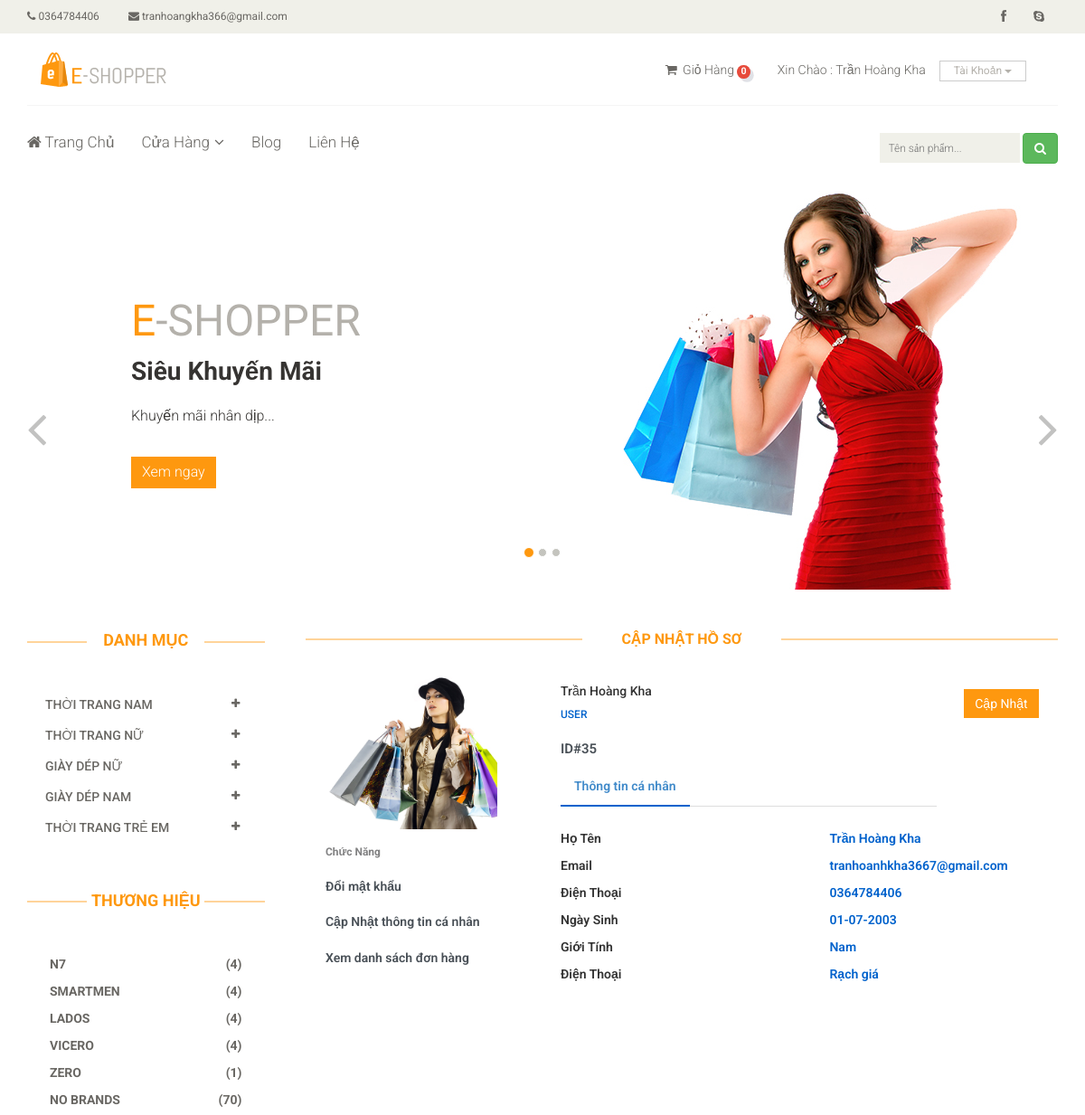
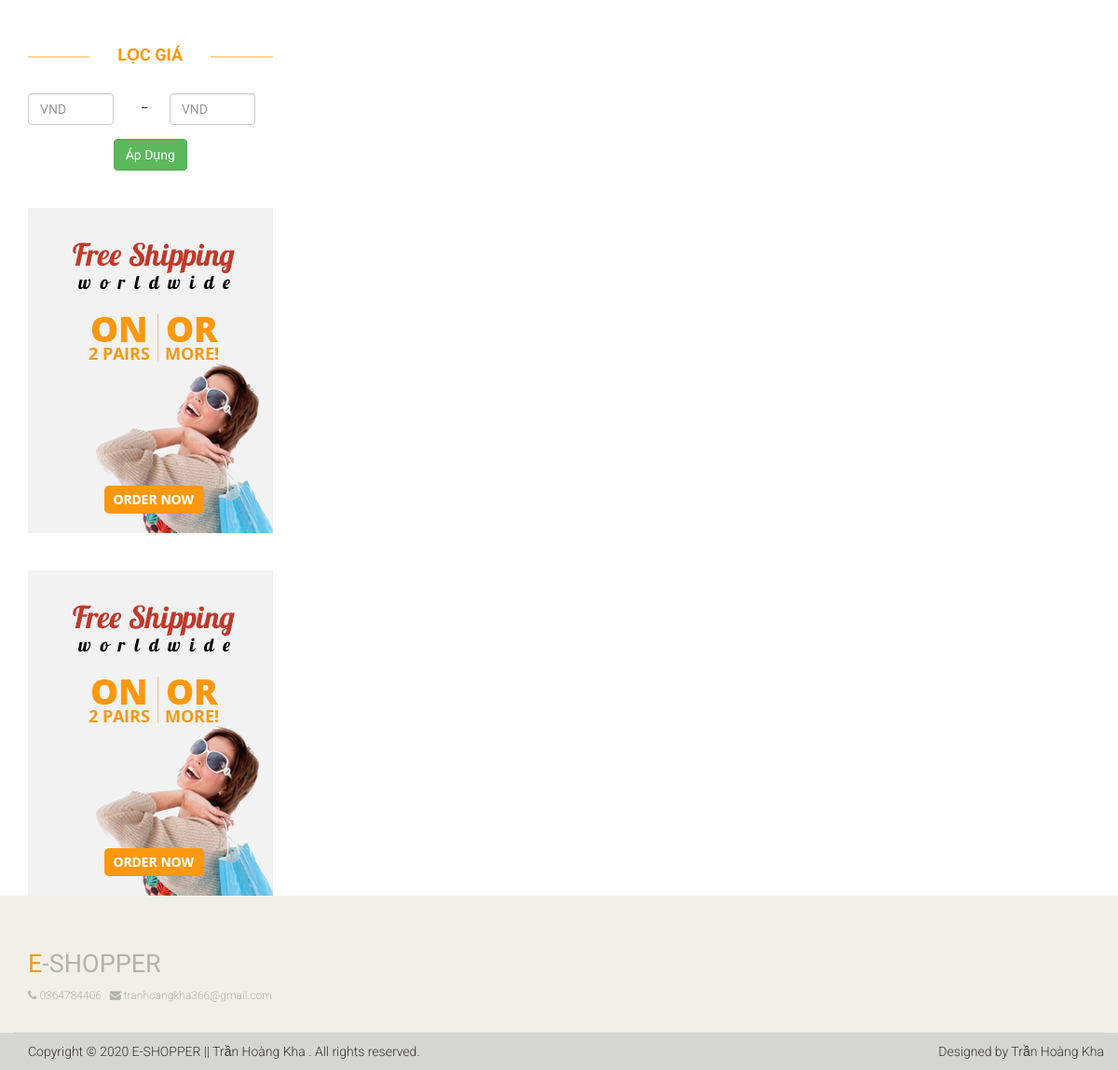
The app's page /profile.php (signed in) with its own data (2 pictures, top to bottom).
### tables this page shows
CREATE TABLE `lienhe` (
  `id` int(11) NOT NULL,
  `DienThoai` varchar(12) NOT NULL,
  `Email` varchar(100) NOT NULL,
  `LinkFace` varchar(50) NOT NULL,
  `DiaChi` varchar(100) NOT NULL,
  `KinhDo` varchar(15) NOT NULL,
  `ViDo` varchar(15) NOT NULL
);

CREATE TABLE `banner` (
  `id` int(11) NOT NULL,
  `TieuDe` varchar(100) NOT NULL,
  `NoiDung` varchar(300) NOT NULL,
  `AnhBanner` varchar(20) NOT NULL,
  `HienThi` tinyint(4) NOT NULL DEFAULT 0,
  `Created_at` timestamp NOT NULL DEFAULT current_timestamp(),
  `Update_at` timestamp NOT NULL DEFAULT current_timestamp() ON UPDATE current_timestamp()
);

CREATE TABLE `danh_muc_cha` (
  `id` int(11) NOT NULL,
  `SoTT` tinyint(4) NOT NULL,
  `TenDMC` varchar(50) NOT NULL,
  `Created_at` timestamp NOT NULL DEFAULT current_timestamp()
);

CREATE TABLE `san_pham` (
  `id` int(11) NOT NULL,
  `TenSP` varchar(50) NOT NULL,
  `GiaSP` int(11) NOT NULL,
  `GiamGia` tinyint(4) DEFAULT 0,
  `AnhSP` varchar(20) NOT NULL,
  `id_DanhMuc` int(11) NOT NULL,
  `id_ThuongHieu` int(11) NOT NULL,
  `MoTa` text DEFAULT NULL,
  `LanBan` int(11) DEFAULT 0,
  `Created_by` int(11) NOT NULL,
  `Update_by` int(11) NOT NULL,
  `Created_at` timestamp NOT NULL DEFAULT current_timestamp(),
  `Update_at` timestamp NOT NULL DEFAULT current_timestamp() ON UPDATE current_timestamp()
);

CREATE TABLE `thuong_hieu` (
  `id` int(11) NOT NULL,
  `SoTT` tinyint(4) NOT NULL,
  `TenTH` varchar(30) NOT NULL,
  `HienThi` tinyint(4) NOT NULL DEFAULT 0,
  `Created_at` timestamp NOT NULL DEFAULT current_timestamp(),
  `Update_at` timestamp NOT NULL DEFAULT current_timestamp() ON UPDATE current_timestamp()
);

CREATE TABLE `adver` (
  `id` int(11) NOT NULL,
  `AnhAdver` varchar(20) NOT NULL,
  `DuongDan` varchar(200) NOT NULL,
  `HienThi` tinyint(4) NOT NULL DEFAULT 0,
  `Update_at` timestamp NOT NULL DEFAULT current_timestamp() ON UPDATE current_timestamp()
);

CREATE TABLE `users` (
  `id` int(11) NOT NULL,
  `HoTen` varchar(50) NOT NULL,
  `Email` varchar(100) NOT NULL,
  `DienThoai` varchar(12) NOT NULL,
  `DiaChi` varchar(100) NOT NULL,
  `MatKhau` char(60) NOT NULL,
  `NgaySinh` date NOT NULL,
  `GioiTinh` varchar(3) NOT NULL,
  `TrangThai` tinyint(4) DEFAULT 1,
  `Created_at` timestamp NOT NULL DEFAULT current_timestamp(),
  `Update_at` timestamp NOT NULL DEFAULT current_timestamp() ON UPDATE current_timestamp()
);

### profile.php (the view, shortened to what the rows shown need)
<?php
    require_once __DIR__. "/autoload/autoload.php";
    $users_id = intval($_SESSION['name_id']);
    if(isset($_SESSION['name_id']))
  	{
      $sql="SELECT * FROM users WHERE id = $users_id  ORDER BY ID DESC";
      $users =$db -> fetchsql($sql);
    }
    else
    {
      header("location: index.php");
    }
?>
<?php require_once __DIR__. "/layouts/header.php";  ?>
<?php require_once __DIR__. "/layouts/nav.php";  ?>
<div class="col-sm-9 padding-right">
    <h2 class="title text-center">Cập Nhật Hồ Sơ</h2>
      <div class="row">
         <?php foreach($users as $value): ?>
         <div class="col-md-6">
            <div class="profile-head">
               <h5 class="name-user">
                  <?php echo $value['HoTen'] ?>
               </h5>
               <h6>
                  USER
               </h6>
               <p class="proile-rating"><span>ID#<?php echo $value['id'] ?></span></p>
               <ul class="nav nav-tabs" id="myTab" role="tablist">
                  <li class="nav-item">
                     <a class="nav-link active" id="home-tab" data-toggle="tab" href="#home" role="tab" aria-controls="home" aria-selected="true">Thông tin cá nhân</a>
                  </li>
               </ul>
            </div>
         </div>
         <div class="col-md-2">
            <a href="update-profile.php?id=<?php echo $value['id'] ?>" class="btn btn-primary">Cập Nhật</a>
         </div>
      </div>
      <div class="row">
         <div class="col-md-4">
            <div class="profile-work">
              <p><b>Chức Năng</b></p>
              <p> <a href="doi-mat-khau.php?id=<?php echo $_SESSION['name_id'] ?>">Đổi mật khẩu</a></p>
              <p><a href="update-profile.php?id=<?php echo $value['id'] ?>">Cập Nhật thông tin cá nhân</a></p>
              <p><a href="don-hang.php?id=<?php echo $_SESSION['name_id'] ?>">Xem danh sách đơn hàng</a></p>
            </div>
         </div>
         <div class="col-md-8">
            <div class="tab-content profile-tab" id="myTabContent">
               <div>
                  <div class="row">
                     <div class="col-md-6">
                        <label>Họ Tên</label>
                     </div>
                     <div class="col-md-6">
                        <p class="name-user"><?php echo $value['HoTen'] ?></p>
                     </div>
                  </div>
                  <div class="row">
                     <div class="col-md-6">
                        <label>Email</label>
                     </div>
                     <div class="col-md-6">
                        <p><?php echo $value['Email'] ?></p>
                     </div>
                  </div>
                  <div class="row">
                     <div class="col-md-6">
                        <label>Điện Thoại</label>
                     </div>
                     <div class="col-md-6">
                        <p><?php echo $value['DienThoai'] ?></p>
                     </div>
                  </div>
                   <div class="row">
                     <div class="col-md-6">
                        <label>Ngày Sinh</label>
                     </div>
                     <div class="col-md-6">
                        <p><?php echo date("d-m-Y", strtotime($value['NgaySinh'])) ?></p>
                     </div>
                  </div>
                   <div class="row">
                     <div class="col-md-6">
                        <label>Giới Tính</label>
                     </div>
                     <div class="col-md-6">
                        <p><?php echo $value['GioiTinh'] ?></p>
                     </div>
                  </div>
                  <div class="row">
                     <div class="col-md-6">
                        <label>Điện Thoại</label>
                     </div>
                     <div class="col-md-6">
                        <p><?php echo $value['DiaChi'] ?></p>
                     </div>
                  </div>
               </div>
            </div>
         </div>
         <?php endforeach; ?>
      </div>
</div>
</div>
</div>
</section>
<?php require_once __DIR__. "/layouts/footer.php";  ?>

### layouts/header.php (shortened to what the rows shown need)
<!DOCTYPE html>
<html lang="en">
<head>
    <link href="<?php echo base_url() ?>public/fontend/css/bootstrap.min.css" rel="stylesheet">
    <link href="<?php echo base_url() ?>public/fontend/css/font-awesome.min.css" rel="stylesheet">
    <link href="<?php echo base_url() ?>public/fontend/css/prettyPhoto.css" rel="stylesheet">
    <link href="<?php echo base_url() ?>public/fontend/css/price-range.css" rel="stylesheet">
    <link href="<?php echo base_url() ?>public/fontend/css/animate.css" rel="stylesheet">
	<link href="<?php echo base_url() ?>public/fontend/css/main.css" rel="stylesheet">
	<link href="<?php echo base_url() ?>public/fontend/css/responsive.css" rel="stylesheet">
	<link href="<?php echo base_url() ?>public/fontend/css/starrr.css" rel="stylesheet">
	<link rel="stylesheet" href="https://cdnjs.cloudflare.com/ajax/libs/rateYo/2.3.2/jquery.rateyo.min.css">
</head>
<body>
	<header id="header">
		<div class="header_top">
			<div class="container">
			    <?php foreach ($contact as $value): ?>
				<div class="row">
					<div class="col-sm-6">
						<div class="contactinfo">
							<ul class="nav nav-pills">
								<li><a href="contact.php"><i class="fa fa-phone"></i> <?php echo $value['DienThoai'] ?></a></li>
								<li><a href="contact.php"><i class="fa fa-envelope"></i> <?php echo $value['Email'] ?></a></li>
							</ul>
						</div>
					</div>
					<div class="col-sm-6">
						<div class="social-icons pull-right">
							<ul class="nav navbar-nav">
								<li><a href="<?php echo $value['LinkFace'] ?>"><i class="fa fa-facebook"></i></a></li>
								<li><a href="contact.php"><i class="fa fa-skype"></i></a></li>
							</ul>
						</div>
					</div>
				</div>
				<?php endforeach; ?>
			</div>
		</div>
	</header>

### layouts/nav.php (shortened to what the rows shown need)
<section id="slider">
		<div class="container">
			<div class="row">
				<div class="col-sm-12">
					<?php if(isset($open) && $open == 'blog'): ?>
					<?php else: ?>
					<?php
						$sqlbanner1 = "SELECT * FROM banner WHERE HienThi = 1 ORDER BY Update_at LIMIT 1";
						$banner1 = $db -> fetchsql($sqlbanner1);
					?>
					<div id="slider-carousel" class="carousel slide" data-ride="carousel">
						<div class="carousel-inner">
							<?php foreach ($banner1 as $value): ?>
							<div class="item active">
								<div class="col-sm-6">
									<h1><span>E</span>-SHOPPER</h1>
									<h2><?php echo $value['TieuDe'] ?></h2>
									<p><?php echo $value['NoiDung'] ?></p>
									<button type="button" class="btn btn-default get"><a href="sale.php" class="text-white">Xem ngay</a></button>
								</div>
								<div class="col-sm-6">
									<img src="<?php echo uploads() ?>banner/<?php echo $value['AnhBanner'] ?>" class="girl img-responsive" alt="" />
								</div>
							</div>
							<?php endforeach; ?>
						</div>
					</div>
					<?php endif; ?>
				</div>
			</div>
		</div>
	</section>
	<?php
		$sqlparentcategory = "SELECT danh_muc_cha.id,danh_muc_cha.TenDMC FROM danh_muc_cha,danh_muc,san_pham WHERE danh_muc_cha.id = danh_muc.id_DanhMC AND san_pham.id_DanhMuc = danh_muc.id ORDER BY danh_muc_cha.SoTT";
		$parentscategory = $db -> fetchsql($sqlparentcategory);
		$Parentsdata=[];
		foreach ($parentscategory as $item) {
			$parentscateID = intval($item['id']);
			$sqlparents ="SELECT id_DanhMuc,danh_muc.id,danh_muc.TenDM,COUNT(san_pham.id) as count_category FROM  san_pham,danh_muc WHERE id_DanhMC = $parentscateID AND san_pham.id_DanhMuc= danh_muc.id GROUP BY id_DanhMuc ORDER BY SoTT";
			$pCategory = $db -> fetchsql($sqlparents);
			$Parentsdata[$item['id']]= $pCategory;
		}
		$sqlbrands ="SELECT *,id_ThuongHieu,COUNT(san_pham.id) as count_brands FROM san_pham,thuong_hieu WHERE san_pham.id_ThuongHieu= thuong_hieu.id GROUP BY id_ThuongHieu ORDER BY SoTT";
   		$menuBrands = $db -> fetchsql($sqlbrands);
	?>
	<section>
		<div class="container">
			<div class="row">
				<div class="col-sm-3">
					<div class="left-sidebar">
						<h2>Danh Mục</h2>
						<div class="panel-group category-products" id="accordian">
							<?php foreach ($Parentsdata as $key => $value): ?>
							<div class="panel panel-default">
								<div class="panel-heading">
									<h4 class="panel-title">
										<a data-toggle="collapse" data-parent="#accordian" href="#<?php echo $key ?>">
											<span class="badge pull-right"><i class="fa fa-plus"></i></span>
											<?php $parentscategory2 = $db -> fetchID("danh_muc_cha" , $key) ?>
											<?php echo $parentscategory2['TenDMC'] ?>
										</a>
									</h4>
								</div>
							</div>
							<?php endforeach; ?>
						</div>
						<div class="brands_products">
							<h2>Thương Hiệu</h2>
							<div class="brands-name">
								<?php foreach($menuBrands as $item) : ?>
								<ul class="nav nav-pills nav-stacked">
									<li><a href="thuong-hieu.php?id=<?php echo $item['id'] ?>"><b><span class="pull-right">(<?php echo $item['count_brands'] ?>)</span><?php echo $item['TenTH'] ?></b></a></li>
								</ul>
								<?php endforeach; ?>
							</div>
						</div>
						<div class="price-range">
							<h2>Lọc Giá</h2>
						</div>
						<?php
							$sqladver = "SELECT * FROM adver WHERE HienThi = 1 LIMIT 5";
							$adver = $db -> fetchsql($sqladver);
						?>
						<?php foreach ($adver as $value): ?>
							<div class="shipping text-center">
								<a href="<?php echo $value['DuongDan'] ?>"><img src="<?php echo uploads() ?>adver/<?php echo $value['AnhAdver'] ?>" alt="" /></a>
							</div>
						<?php endforeach; ?>
					</div>
				</div>

### layouts/footer.php (shortened to what the rows shown need)
<footer id="footer">
		<div class="footer-top">
			<div class="container">
				<div class="row">
					<div class="col-sm-12">
						<div class="companyinfo">
							<h2><span>e</span>-shopper</h2>
							<?php foreach ($contact as $value): ?>
							    <p>
							        <i class="fa fa-phone"></i> <?php echo $value['DienThoai'] ?> &nbsp
							        <i class="fa fa-envelope"></i> <?php echo $value['Email'] ?>
							        </p>
							<?php endforeach; ?>
						</div>
					</div>
				</div>
			</div>
		</div>
	</footer>
</body>
</body>
</html>

### records on screen
lienhe: DienThoai "0364784406", Email "tranhoangkha366@gmail.com"
banner: TieuDe "Siêu Khuyến Mãi", NoiDung "Khuyến mãi nhân dịp...", AnhBanner (picture)
danh_muc_cha: TenDMC "THỜI TRANG NAM"
danh_muc_cha: TenDMC "THỜI TRANG NỮ"
danh_muc_cha: TenDMC "GIÀY DÉP NỮ"
danh_muc_cha: TenDMC "GIÀY DÉP NAM"
danh_muc_cha: TenDMC "THỜI TRANG TRẺ EM"
san_pham: count_brands "4", id_ThuongHieu.TenTH "N7"
san_pham: count_brands "4", id_ThuongHieu.TenTH "SMARTMEN"
san_pham: count_brands "4", id_ThuongHieu.TenTH "LADOS"
san_pham: count_brands "4", id_ThuongHieu.TenTH "VICERO"
san_pham: count_brands "1", id_ThuongHieu.TenTH "ZERO"
san_pham: count_brands "70", id_ThuongHieu.TenTH "NO BRANDS"
adver: AnhAdver (picture)
adver: AnhAdver (picture)
users: HoTen "Trần Hoàng Kha", id "35", Email "tranhoanhkha3667@gmail.com", DienThoai "0364784406", NgaySinh "01-07-2003", GioiTinh "Nam", DiaChi "Rạch giá"

### other values on screen
$_SESSION['name_user'] "Trần Hoàng Kha"
